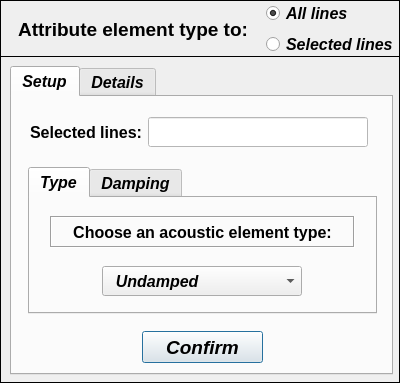
<?xml version="1.0" encoding="UTF-8"?>
<ui version="4.0">
 <class>Dialog</class>
 <widget class="QDialog" name="Dialog">
  <property name="windowModality">
   <enum>Qt::NonModal</enum>
  </property>
  <property name="geometry">
   <rect>
    <x>0</x>
    <y>0</y>
    <width>400</width>
    <height>383</height>
   </rect>
  </property>
  <property name="sizePolicy">
   <sizepolicy hsizetype="Fixed" vsizetype="Fixed">
    <horstretch>0</horstretch>
    <verstretch>0</verstretch>
   </sizepolicy>
  </property>
  <property name="minimumSize">
   <size>
    <width>400</width>
    <height>383</height>
   </size>
  </property>
  <property name="maximumSize">
   <size>
    <width>400</width>
    <height>383</height>
   </size>
  </property>
  <property name="contextMenuPolicy">
   <enum>Qt::DefaultContextMenu</enum>
  </property>
  <property name="windowTitle">
   <string> Set: acoustic element type</string>
  </property>
  <property name="whatsThis">
   <string/>
  </property>
  <widget class="QFrame" name="frame_2">
   <property name="geometry">
    <rect>
     <x>0</x>
     <y>56</y>
     <width>400</width>
     <height>327</height>
    </rect>
   </property>
   <property name="sizePolicy">
    <sizepolicy hsizetype="Preferred" vsizetype="Preferred">
     <horstretch>40</horstretch>
     <verstretch>0</verstretch>
    </sizepolicy>
   </property>
   <property name="minimumSize">
    <size>
     <width>400</width>
     <height>327</height>
    </size>
   </property>
   <property name="maximumSize">
    <size>
     <width>400</width>
     <height>327</height>
    </size>
   </property>
   <property name="font">
    <font>
     <pointsize>12</pointsize>
     <italic>true</italic>
    </font>
   </property>
   <property name="frameShape">
    <enum>QFrame::Box</enum>
   </property>
   <property name="frameShadow">
    <enum>QFrame::Plain</enum>
   </property>
   <widget class="QTabWidget" name="tabWidget_general">
    <property name="geometry">
     <rect>
      <x>10</x>
      <y>10</y>
      <width>383</width>
      <height>309</height>
     </rect>
    </property>
    <property name="minimumSize">
     <size>
      <width>383</width>
      <height>309</height>
     </size>
    </property>
    <property name="maximumSize">
     <size>
      <width>383</width>
      <height>309</height>
     </size>
    </property>
    <property name="font">
     <font>
      <family>Arial</family>
      <pointsize>12</pointsize>
      <weight>75</weight>
      <italic>true</italic>
      <bold>true</bold>
     </font>
    </property>
    <property name="currentIndex">
     <number>0</number>
    </property>
    <widget class="QWidget" name="tab_setup">
     <attribute name="title">
      <string>Setup</string>
     </attribute>
     <widget class="QPushButton" name="pushButton_confirm">
      <property name="geometry">
       <rect>
        <x>130</x>
        <y>234</y>
        <width>121</width>
        <height>32</height>
       </rect>
      </property>
      <property name="minimumSize">
       <size>
        <width>121</width>
        <height>32</height>
       </size>
      </property>
      <property name="maximumSize">
       <size>
        <width>121</width>
        <height>32</height>
       </size>
      </property>
      <property name="font">
       <font>
        <family>Arial</family>
        <pointsize>14</pointsize>
        <weight>75</weight>
        <italic>true</italic>
        <bold>true</bold>
       </font>
      </property>
      <property name="text">
       <string>Confirm</string>
      </property>
     </widget>
     <widget class="QLineEdit" name="lineEdit_selected_ID">
      <property name="enabled">
       <bool>false</bool>
      </property>
      <property name="geometry">
       <rect>
        <x>136</x>
        <y>20</y>
        <width>220</width>
        <height>30</height>
       </rect>
      </property>
      <property name="minimumSize">
       <size>
        <width>220</width>
        <height>30</height>
       </size>
      </property>
      <property name="maximumSize">
       <size>
        <width>220</width>
        <height>30</height>
       </size>
      </property>
      <property name="font">
       <font>
        <family>Arial</family>
        <pointsize>11</pointsize>
        <weight>75</weight>
        <italic>true</italic>
        <bold>true</bold>
       </font>
      </property>
      <property name="focusPolicy">
       <enum>Qt::ClickFocus</enum>
      </property>
      <property name="styleSheet">
       <string notr="true">background-color: rgb(255, 255, 255);
color: rgb(0, 0, 255);</string>
      </property>
      <property name="text">
       <string/>
      </property>
      <property name="alignment">
       <set>Qt::AlignCenter</set>
      </property>
     </widget>
     <widget class="QLabel" name="label_3">
      <property name="geometry">
       <rect>
        <x>14</x>
        <y>22</y>
        <width>120</width>
        <height>26</height>
       </rect>
      </property>
      <property name="minimumSize">
       <size>
        <width>120</width>
        <height>26</height>
       </size>
      </property>
      <property name="maximumSize">
       <size>
        <width>120</width>
        <height>26</height>
       </size>
      </property>
      <property name="font">
       <font>
        <family>Arial</family>
        <pointsize>12</pointsize>
        <weight>75</weight>
        <italic>false</italic>
        <bold>true</bold>
       </font>
      </property>
      <property name="text">
       <string>Selected lines:</string>
      </property>
      <property name="textFormat">
       <enum>Qt::AutoText</enum>
      </property>
      <property name="alignment">
       <set>Qt::AlignCenter</set>
      </property>
     </widget>
     <widget class="QTabWidget" name="tabWidget_element_type">
      <property name="geometry">
       <rect>
        <x>16</x>
        <y>70</y>
        <width>349</width>
        <height>147</height>
       </rect>
      </property>
      <property name="currentIndex">
       <number>0</number>
      </property>
      <widget class="QWidget" name="tab_type">
       <attribute name="title">
        <string>Type</string>
       </attribute>
       <widget class="QLabel" name="label_2">
        <property name="geometry">
         <rect>
          <x>20</x>
          <y>18</y>
          <width>305</width>
          <height>32</height>
         </rect>
        </property>
        <property name="font">
         <font>
          <family>Arial</family>
          <pointsize>12</pointsize>
          <weight>75</weight>
          <italic>false</italic>
          <bold>true</bold>
         </font>
        </property>
        <property name="frameShape">
         <enum>QFrame::Box</enum>
        </property>
        <property name="frameShadow">
         <enum>QFrame::Sunken</enum>
        </property>
        <property name="midLineWidth">
         <number>0</number>
        </property>
        <property name="text">
         <string>Choose an acoustic element type:</string>
        </property>
        <property name="alignment">
         <set>Qt::AlignCenter</set>
        </property>
       </widget>
       <widget class="QComboBox" name="comboBox">
        <property name="geometry">
         <rect>
          <x>72</x>
          <y>68</y>
          <width>200</width>
          <height>30</height>
         </rect>
        </property>
        <property name="minimumSize">
         <size>
          <width>200</width>
          <height>30</height>
         </size>
        </property>
        <property name="maximumSize">
         <size>
          <width>200</width>
          <height>30</height>
         </size>
        </property>
        <property name="font">
         <font>
          <family>Arial</family>
          <pointsize>12</pointsize>
          <weight>75</weight>
          <italic>true</italic>
          <bold>true</bold>
         </font>
        </property>
        <property name="toolTip">
         <string>&lt;html&gt;&lt;head/&gt;&lt;body&gt;&lt;p align=&quot;justify&quot;&gt;&lt;br/&gt;&lt;/p&gt;&lt;/body&gt;&lt;/html&gt;</string>
        </property>
        <property name="layoutDirection">
         <enum>Qt::LeftToRight</enum>
        </property>
        <property name="autoFillBackground">
         <bool>false</bool>
        </property>
        <property name="styleSheet">
         <string notr="true"/>
        </property>
        <property name="currentText">
         <string>  Undamped</string>
        </property>
        <property name="currentIndex">
         <number>0</number>
        </property>
        <property name="maxCount">
         <number>500</number>
        </property>
        <property name="insertPolicy">
         <enum>QComboBox::InsertAtBottom</enum>
        </property>
        <property name="sizeAdjustPolicy">
         <enum>QComboBox::AdjustToMinimumContentsLength</enum>
        </property>
        <property name="duplicatesEnabled">
         <bool>false</bool>
        </property>
        <item>
         <property name="text">
          <string>  Undamped</string>
         </property>
        </item>
        <item>
         <property name="text">
          <string>  Hysteretic</string>
         </property>
        </item>
        <item>
         <property name="text">
          <string>  Wide-duct</string>
         </property>
        </item>
        <item>
         <property name="text">
          <string>  LRF fluid equivalent</string>
         </property>
        </item>
        <item>
         <property name="text">
          <string>  LRF full</string>
         </property>
        </item>
       </widget>
      </widget>
      <widget class="QWidget" name="tab_damping">
       <attribute name="title">
        <string>Damping</string>
       </attribute>
       <widget class="QLabel" name="label_109">
        <property name="enabled">
         <bool>true</bool>
        </property>
        <property name="geometry">
         <rect>
          <x>14</x>
          <y>68</y>
          <width>170</width>
          <height>30</height>
         </rect>
        </property>
        <property name="minimumSize">
         <size>
          <width>170</width>
          <height>30</height>
         </size>
        </property>
        <property name="maximumSize">
         <size>
          <width>170</width>
          <height>30</height>
         </size>
        </property>
        <property name="font">
         <font>
          <family>Arial</family>
          <pointsize>12</pointsize>
          <weight>75</weight>
          <italic>true</italic>
          <bold>true</bold>
         </font>
        </property>
        <property name="mouseTracking">
         <bool>true</bool>
        </property>
        <property name="text">
         <string>&lt;html&gt;&lt;head/&gt;&lt;body&gt;&lt;p align=&quot;center&quot;&gt;hysteretic coefficient&lt;/p&gt;&lt;/body&gt;&lt;/html&gt;</string>
        </property>
        <property name="alignment">
         <set>Qt::AlignCenter</set>
        </property>
       </widget>
       <widget class="QLineEdit" name="lineEdit_hysteretic_damping">
        <property name="enabled">
         <bool>true</bool>
        </property>
        <property name="geometry">
         <rect>
          <x>186</x>
          <y>70</y>
          <width>100</width>
          <height>26</height>
         </rect>
        </property>
        <property name="minimumSize">
         <size>
          <width>100</width>
          <height>26</height>
         </size>
        </property>
        <property name="maximumSize">
         <size>
          <width>100</width>
          <height>26</height>
         </size>
        </property>
        <property name="font">
         <font>
          <family>Arial</family>
          <pointsize>11</pointsize>
          <weight>75</weight>
          <italic>true</italic>
          <bold>true</bold>
         </font>
        </property>
        <property name="text">
         <string/>
        </property>
        <property name="alignment">
         <set>Qt::AlignCenter</set>
        </property>
       </widget>
       <widget class="QLabel" name="label_5">
        <property name="geometry">
         <rect>
          <x>36</x>
          <y>18</y>
          <width>269</width>
          <height>32</height>
         </rect>
        </property>
        <property name="font">
         <font>
          <family>Arial</family>
          <pointsize>12</pointsize>
          <weight>75</weight>
          <italic>false</italic>
          <bold>true</bold>
         </font>
        </property>
        <property name="frameShape">
         <enum>QFrame::Box</enum>
        </property>
        <property name="frameShadow">
         <enum>QFrame::Sunken</enum>
        </property>
        <property name="midLineWidth">
         <number>0</number>
        </property>
        <property name="text">
         <string>Insert a value to the damping:</string>
        </property>
        <property name="alignment">
         <set>Qt::AlignCenter</set>
        </property>
       </widget>
       <widget class="QLabel" name="label_110">
        <property name="enabled">
         <bool>true</bool>
        </property>
        <property name="geometry">
         <rect>
          <x>288</x>
          <y>68</y>
          <width>40</width>
          <height>30</height>
         </rect>
        </property>
        <property name="minimumSize">
         <size>
          <width>40</width>
          <height>30</height>
         </size>
        </property>
        <property name="maximumSize">
         <size>
          <width>40</width>
          <height>30</height>
         </size>
        </property>
        <property name="font">
         <font>
          <family>Arial</family>
          <pointsize>12</pointsize>
          <weight>75</weight>
          <italic>true</italic>
          <bold>true</bold>
         </font>
        </property>
        <property name="mouseTracking">
         <bool>true</bool>
        </property>
        <property name="text">
         <string>&lt;html&gt;&lt;head/&gt;&lt;body&gt;&lt;p align=&quot;center&quot;&gt;[ - ]&lt;/p&gt;&lt;/body&gt;&lt;/html&gt;</string>
        </property>
        <property name="alignment">
         <set>Qt::AlignCenter</set>
        </property>
       </widget>
      </widget>
     </widget>
    </widget>
    <widget class="QWidget" name="tab_details">
     <attribute name="title">
      <string>Details</string>
     </attribute>
     <widget class="QPushButton" name="pushButton_get_information">
      <property name="geometry">
       <rect>
        <x>270</x>
        <y>190</y>
        <width>90</width>
        <height>30</height>
       </rect>
      </property>
      <property name="minimumSize">
       <size>
        <width>90</width>
        <height>29</height>
       </size>
      </property>
      <property name="maximumSize">
       <size>
        <width>90</width>
        <height>30</height>
       </size>
      </property>
      <property name="font">
       <font>
        <family>Arial</family>
        <pointsize>11</pointsize>
        <weight>75</weight>
        <italic>true</italic>
        <bold>true</bold>
       </font>
      </property>
      <property name="text">
       <string>See details</string>
      </property>
     </widget>
     <widget class="QTreeWidget" name="treeWidget_element_type">
      <property name="geometry">
       <rect>
        <x>12</x>
        <y>58</y>
        <width>352</width>
        <height>165</height>
       </rect>
      </property>
      <property name="minimumSize">
       <size>
        <width>0</width>
        <height>0</height>
       </size>
      </property>
      <property name="maximumSize">
       <size>
        <width>1000</width>
        <height>1000</height>
       </size>
      </property>
      <property name="font">
       <font>
        <family>Arial</family>
        <pointsize>10</pointsize>
        <weight>75</weight>
        <italic>false</italic>
        <bold>true</bold>
       </font>
      </property>
      <property name="indentation">
       <number>0</number>
      </property>
      <column>
       <property name="text">
        <string>Element type</string>
       </property>
       <property name="font">
        <font>
         <family>Arial</family>
         <pointsize>10</pointsize>
         <weight>75</weight>
         <italic>true</italic>
         <bold>true</bold>
        </font>
       </property>
       <property name="textAlignment">
        <set>AlignCenter</set>
       </property>
      </column>
      <column>
       <property name="text">
        <string>Lines</string>
       </property>
       <property name="font">
        <font>
         <family>Arial</family>
         <pointsize>10</pointsize>
         <weight>75</weight>
         <italic>true</italic>
         <bold>true</bold>
        </font>
       </property>
       <property name="textAlignment">
        <set>AlignCenter</set>
       </property>
      </column>
     </widget>
     <widget class="QLabel" name="label_4">
      <property name="geometry">
       <rect>
        <x>28</x>
        <y>16</y>
        <width>80</width>
        <height>26</height>
       </rect>
      </property>
      <property name="minimumSize">
       <size>
        <width>80</width>
        <height>26</height>
       </size>
      </property>
      <property name="maximumSize">
       <size>
        <width>80</width>
        <height>26</height>
       </size>
      </property>
      <property name="font">
       <font>
        <family>Arial</family>
        <pointsize>12</pointsize>
        <weight>75</weight>
        <italic>false</italic>
        <bold>true</bold>
       </font>
      </property>
      <property name="text">
       <string>Group</string>
      </property>
      <property name="textFormat">
       <enum>Qt::AutoText</enum>
      </property>
      <property name="alignment">
       <set>Qt::AlignCenter</set>
      </property>
     </widget>
     <widget class="QLineEdit" name="lineEdit_selected_group">
      <property name="enabled">
       <bool>false</bool>
      </property>
      <property name="geometry">
       <rect>
        <x>110</x>
        <y>14</y>
        <width>220</width>
        <height>30</height>
       </rect>
      </property>
      <property name="minimumSize">
       <size>
        <width>220</width>
        <height>30</height>
       </size>
      </property>
      <property name="maximumSize">
       <size>
        <width>220</width>
        <height>30</height>
       </size>
      </property>
      <property name="font">
       <font>
        <family>Arial</family>
        <pointsize>11</pointsize>
        <weight>75</weight>
        <italic>true</italic>
        <bold>true</bold>
       </font>
      </property>
      <property name="focusPolicy">
       <enum>Qt::ClickFocus</enum>
      </property>
      <property name="styleSheet">
       <string notr="true">background-color: rgb(255, 255, 255);
color: rgb(0, 0, 0);</string>
      </property>
      <property name="text">
       <string/>
      </property>
      <property name="alignment">
       <set>Qt::AlignCenter</set>
      </property>
     </widget>
     <zorder>treeWidget_element_type</zorder>
     <zorder>pushButton_get_information</zorder>
     <zorder>label_4</zorder>
     <zorder>lineEdit_selected_group</zorder>
    </widget>
   </widget>
  </widget>
  <widget class="QFrame" name="frame">
   <property name="geometry">
    <rect>
     <x>0</x>
     <y>0</y>
     <width>400</width>
     <height>57</height>
    </rect>
   </property>
   <property name="minimumSize">
    <size>
     <width>400</width>
     <height>57</height>
    </size>
   </property>
   <property name="maximumSize">
    <size>
     <width>450</width>
     <height>57</height>
    </size>
   </property>
   <property name="frameShape">
    <enum>QFrame::Box</enum>
   </property>
   <property name="frameShadow">
    <enum>QFrame::Plain</enum>
   </property>
   <property name="lineWidth">
    <number>1</number>
   </property>
   <widget class="QLabel" name="label">
    <property name="geometry">
     <rect>
      <x>8</x>
      <y>14</y>
      <width>250</width>
      <height>30</height>
     </rect>
    </property>
    <property name="font">
     <font>
      <family>Arial</family>
      <pointsize>14</pointsize>
      <weight>75</weight>
      <italic>false</italic>
      <bold>true</bold>
     </font>
    </property>
    <property name="text">
     <string>Attribute element type to:</string>
    </property>
    <property name="textFormat">
     <enum>Qt::AutoText</enum>
    </property>
    <property name="alignment">
     <set>Qt::AlignCenter</set>
    </property>
   </widget>
   <widget class="QWidget" name="verticalLayoutWidget_2">
    <property name="geometry">
     <rect>
      <x>266</x>
      <y>0</y>
      <width>130</width>
      <height>58</height>
     </rect>
    </property>
    <layout class="QVBoxLayout" name="verticalLayout_2">
     <item>
      <widget class="QRadioButton" name="radioButton_all">
       <property name="enabled">
        <bool>true</bool>
       </property>
       <property name="minimumSize">
        <size>
         <width>128</width>
         <height>24</height>
        </size>
       </property>
       <property name="maximumSize">
        <size>
         <width>128</width>
         <height>24</height>
        </size>
       </property>
       <property name="font">
        <font>
         <family>Arial</family>
         <pointsize>12</pointsize>
         <weight>75</weight>
         <italic>true</italic>
         <bold>true</bold>
         <stylestrategy>PreferAntialias</stylestrategy>
        </font>
       </property>
       <property name="focusPolicy">
        <enum>Qt::ClickFocus</enum>
       </property>
       <property name="text">
        <string>All lines</string>
       </property>
       <property name="checked">
        <bool>true</bool>
       </property>
      </widget>
     </item>
     <item>
      <widget class="QRadioButton" name="radioButton_selection">
       <property name="minimumSize">
        <size>
         <width>128</width>
         <height>24</height>
        </size>
       </property>
       <property name="maximumSize">
        <size>
         <width>128</width>
         <height>24</height>
        </size>
       </property>
       <property name="font">
        <font>
         <family>Arial</family>
         <pointsize>12</pointsize>
         <weight>75</weight>
         <italic>true</italic>
         <bold>true</bold>
         <stylestrategy>PreferAntialias</stylestrategy>
        </font>
       </property>
       <property name="focusPolicy">
        <enum>Qt::ClickFocus</enum>
       </property>
       <property name="text">
        <string>Selected lines</string>
       </property>
       <property name="checked">
        <bool>false</bool>
       </property>
      </widget>
     </item>
    </layout>
   </widget>
  </widget>
 </widget>
 <resources/>
 <connections/>
</ui>
